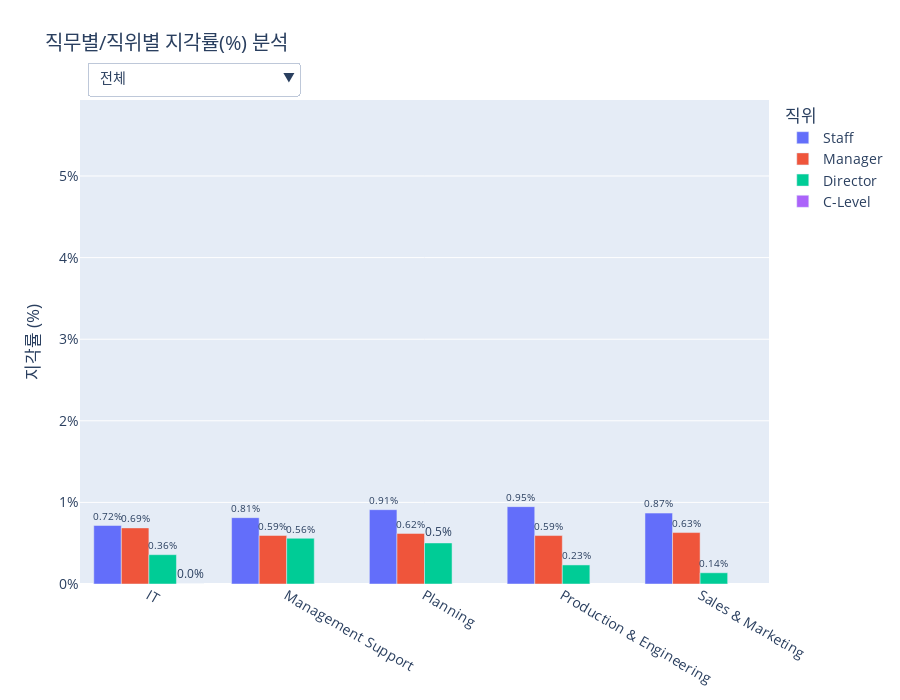

Here is the notebook cell this chart was saved with:
### Code cell
import pandas as pd
import numpy as np
import plotly.graph_objects as go
import plotly.io as pio
import plotly.express as px
import datetime

# --- 1. 데이터 임포트 ---
from services.tables.Time_Attendance.detailed_working_info_table import detailed_work_info_df
from services.tables.Time_Attendance.working_info_table import work_info_df
from services.tables.HR_Core.department_info_table import department_info_df
from services.tables.HR_Core.position_info_table import position_info_df
from services.tables.HR_Core.position_table import position_df, position_order
from services.tables.HR_Core.job_info_table import job_info_df
from services.tables.HR_Core.job_table import job_df, job_df_indexed, parent_map_job, job_l1_order, job_l2_order
from services.tables.HR_Core.department_table import dept_level_map, parent_map_dept, dept_name_map
from services.helpers.utils import get_level1_ancestor, get_level2_ancestor, find_parents

def create_figure():
    """
    제안 14-2: 직무별/직위별 지각률(%) 분석 그래프를 생성합니다.
    """
    # --- 2. 데이터 준비 및 가공 ---
    work_records = detailed_work_info_df.copy()
    work_records = work_records[~work_records['WORK_ETC'].isin(['휴가', '주말 휴무', '비번', '휴무'])]
    work_records = work_records[work_records['DATE_START_TIME'] != '-']
    normal_work_emp_ids = work_info_df[work_info_df['WORK_SYS_ID'] == 'WS001']['EMP_ID'].unique()
    work_records = work_records[work_records['EMP_ID'].isin(normal_work_emp_ids)].copy()
    work_records['DATE'] = pd.to_datetime(work_records['DATE'])
    
    pos_info_sorted = position_info_df.sort_values(['GRADE_START_DATE', 'EMP_ID'])
    job_info_sorted = job_info_df.sort_values(['JOB_APP_START_DATE', 'EMP_ID'])
    # --- 수정된 부분 1: Office 정보를 가져오기 위해 dept_info_sorted 추가 ---
    dept_info_sorted = department_info_df.sort_values(['DEP_APP_START_DATE', 'EMP_ID'])
    analysis_df = work_records.sort_values(['DATE', 'EMP_ID'])
    
    analysis_df = pd.merge_asof(analysis_df, pos_info_sorted[['EMP_ID', 'GRADE_START_DATE', 'POSITION_ID']],left_on='DATE', right_on='GRADE_START_DATE', by='EMP_ID', direction='backward')
    analysis_df = pd.merge_asof(analysis_df, job_info_sorted[['EMP_ID', 'JOB_APP_START_DATE', 'JOB_ID']],left_on='DATE', right_on='JOB_APP_START_DATE', by='EMP_ID', direction='backward')
    analysis_df = pd.merge_asof(analysis_df, dept_info_sorted[['EMP_ID', 'DEP_APP_START_DATE', 'DEP_ID']],left_on='DATE', right_on='DEP_APP_START_DATE', by='EMP_ID', direction='backward')
    
    analysis_df = pd.merge(analysis_df, position_df[['POSITION_ID', 'POSITION_NAME']].drop_duplicates(), on='POSITION_ID', how='left')
    job_name_map = job_df.set_index('JOB_ID')['JOB_NAME'].to_dict()
    analysis_df['JOB_L1_NAME'] = analysis_df['JOB_ID'].apply(lambda x: job_name_map.get(get_level1_ancestor(x, job_df_indexed, parent_map_job)))
    analysis_df['JOB_L2_NAME'] = analysis_df['JOB_ID'].apply(lambda x: job_name_map.get(get_level2_ancestor(x, job_df_indexed, parent_map_job)))
    
    # Office 이름 정보 추가
    parent_info = analysis_df['DEP_ID'].apply(lambda x: find_parents(x, dept_level_map, parent_map_dept, dept_name_map))
    analysis_df = pd.concat([analysis_df, parent_info], axis=1)
    # --- 수정 완료 ---
    
    analysis_df = analysis_df.dropna(subset=['JOB_L1_NAME', 'JOB_L2_NAME', 'POSITION_NAME', 'OFFICE_NAME'])
    
    # --- 수정된 부분 2: Global Sales Office 특별 지각 기준 적용 ---
    analysis_df['START_TIME_OBJ'] = pd.to_datetime(analysis_df['DATE_START_TIME'], format='%H:%M', errors='coerce').dt.time
    gso_mask = analysis_df['OFFICE_NAME'] == 'Global Sales Office'
    analysis_df.loc[gso_mask, 'IS_LATE'] = analysis_df.loc[gso_mask, 'START_TIME_OBJ'] > datetime.time(11, 0)
    analysis_df.loc[~gso_mask, 'IS_LATE'] = analysis_df.loc[~gso_mask, 'START_TIME_OBJ'] > datetime.time(10, 0)
    # --- 수정 완료 ---
    
    total_days = analysis_df.groupby(['JOB_L1_NAME', 'JOB_L2_NAME', 'POSITION_NAME'], observed=False).size().reset_index(name='TOTAL_DAYS')
    late_days = analysis_df[analysis_df['IS_LATE']].groupby(['JOB_L1_NAME', 'JOB_L2_NAME', 'POSITION_NAME'], observed=False).size().reset_index(name='LATE_DAYS')
    lateness_df = pd.merge(total_days, late_days, on=['JOB_L1_NAME', 'JOB_L2_NAME', 'POSITION_NAME'], how='left').fillna(0)
    lateness_df['LATENESS_RATE'] = (lateness_df['LATE_DAYS'] / lateness_df['TOTAL_DAYS']) * 100
    
    job_l1_lateness_df = lateness_df.groupby(['JOB_L1_NAME', 'POSITION_NAME'], observed=False).agg(TOTAL_DAYS=('TOTAL_DAYS', 'sum'), LATE_DAYS=('LATE_DAYS', 'sum')).reset_index()
    job_l1_lateness_df['LATENESS_RATE'] = (job_l1_lateness_df['LATE_DAYS'] / job_l1_lateness_df['TOTAL_DAYS']) * 100

    # --- 3. Plotly 인터랙티브 그래프 생성 (이하 시각화 코드는 이전과 동일) ---
    y_max = pd.concat([job_l1_lateness_df['LATENESS_RATE'], lateness_df['LATENESS_RATE']]).max()
    fixed_y_range = [0, y_max * 1.2] if y_max > 0 else [0, 10]
    fig = go.Figure()
    position_order = ['Staff', 'Manager', 'Director', 'C-Level']
    colors = px.colors.qualitative.Plotly
    for i, pos_name in enumerate(position_order):
        df_filtered = job_l1_lateness_df[job_l1_lateness_df['POSITION_NAME'] == pos_name]
        fig.add_trace(go.Bar(x=df_filtered['JOB_L1_NAME'], y=df_filtered['LATENESS_RATE'], name=pos_name, marker_color=colors[i],
                             text=df_filtered['LATENESS_RATE'].round(2).astype(str) + '%', textposition='outside'))
    job_l2_traces_map = {}
    trace_idx_counter = len(fig.data)
    for job_l1_name in job_l1_order:
        job_l1_df = lateness_df[lateness_df['JOB_L1_NAME'] == job_l1_name]
        job_l2_traces_map[job_l1_name] = []
        for j, pos_name in enumerate(position_order):
            df_filtered = job_l1_df[job_l1_df['POSITION_NAME'] == pos_name]
            fig.add_trace(go.Bar(x=df_filtered['JOB_L2_NAME'], y=df_filtered['LATENESS_RATE'], name=pos_name, visible=False, marker_color=colors[j],
                                 text=df_filtered['LATENESS_RATE'].round(2).astype(str) + '%', textposition='outside'))
            job_l2_traces_map[job_l1_name].append(trace_idx_counter)
            trace_idx_counter += 1
    buttons = []
    buttons.append(dict(label='전체', method='update', args=[
        {'visible': [True]*len(position_order) + [False]*(len(fig.data)-len(position_order))},
        {'title': '전체 직무별 지각률(%) 분석', 'xaxis.title': 'Job Level 1'}
    ]))
    for job_l1_name in job_l1_order:
        visibility_mask = [False] * len(fig.data)
        for trace_idx in job_l2_traces_map.get(job_l1_name, []):
            visibility_mask[trace_idx] = True
        buttons.append(dict(label=f'{job_l1_name}', method='update', args=[
            {'visible': visibility_mask},
            {'title': f'{job_l1_name} 내 직무별 지각률(%) 분석', 'xaxis.title': 'Job Level 2'}
        ]))
    fig.update_layout(
        updatemenus=[dict(active=0, buttons=buttons, direction="down", pad={"r": 10, "t": 10}, showactive=True, x=0.01, xanchor="left", y=1.1, yanchor="top")],
        title_text='직무별/직위별 지각률(%) 분석',
        yaxis_title='지각률 (%)',
        font_size=14, height=700,
        barmode='group',
        legend_title_text='직위',
        annotations=[dict(text="직무 선택:", showarrow=False, x=0, y=1.08, yref="paper", align="left")],
        yaxis=dict(ticksuffix="%", range=fixed_y_range)
    )
    
    return fig

# 이 파일을 직접 실행할 경우 그래프를 생성하여 보여줍니다.
pio.renderers.default = 'vscode'
fig = create_figure()
fig.show()

### Figure 1 — Plotly figure (JSON) as saved in the notebook; plotly's stock layout.template omitted (floating-point values rounded to 4 significant figures)
{"data": [{"marker": {"color": "#636EFA"}, "name": "Staff", "text": ["0.72%", "0.81%", "0.91%", "0.95%", "0.87%"], "textposition": "outside", "type": "bar", "x": ["IT", "Management Support", "Planning", "Production & Engineering", "Sales & Marketing"], "y": [0.7172, 0.8131, 0.9108, 0.9482, 0.869]}, {"marker": {"color": "#EF553B"}, "name": "Manager", "text": ["0.69%", "0.59%", "0.62%", "0.59%", "0.63%"], "textposition": "outside", "type": "bar", "x": ["IT", "Management Support", "Planning", "Production & Engineering", "Sales & Marketing"], "y": [0.6876, 0.595, 0.6201, 0.5936, 0.6302]}, {"marker": {"color": "#00CC96"}, "name": "Director", "text": ["0.36%", "0.56%", "0.5%", "0.23%", "0.14%"], "textposition": "outside", "type": "bar", "x": ["IT", "Management Support", "Planning", "Production & Engineering", "Sales & Marketing"], "y": [0.3594, 0.5604, 0.5032, 0.2336, 0.1376]}, {"marker": {"color": "#AB63FA"}, "name": "C-Level", "text": ["0.0%"], "textposition": "outside", "type": "bar", "x": ["IT"], "y": [0.0]}, {"marker": {"color": "#636EFA"}, "name": "Staff", "text": ["0.76%", "4.94%", "0.19%"], "textposition": "outside", "type": "bar", "visible": false, "x": ["Data Scientist", "Infrastructure", "SW Developer"], "y": [0.7557, 4.943, 0.1914]}, {"marker": {"color": "#EF553B"}, "name": "Manager", "text": ["0.71%", "0.8%", "0.11%"], "textposition": "outside", "type": "bar", "visible": false, "x": ["Data Scientist", "Infrastructure", "SW Developer"], "y": [0.707, 0.8019, 0.1068]}, {"marker": {"color": "#00CC96"}, "name": "Director", "text": ["0.4%", "0.0%", "0.0%"], "textposition": "outside", "type": "bar", "visible": false, "x": ["Data Scientist", "Infrastructure", "SW Developer"], "y": [0.3984, 0.0, 0.0]}, {"marker": {"color": "#AB63FA"}, "name": "C-Level", "text": ["0.0%"], "textposition": "outside", "type": "bar", "visible": false, "x": ["Data Scientist"], "y": [0.0]}, {"marker": {"color": "#636EFA"}, "name": "Staff", "text": ["0.94%", "0.49%"], "textposition": "outside", "type": "bar", "visible": false, "x": ["Finance", "HR"], "y": [0.9422, 0.4931]}, {"marker": {"color": "#EF553B"}, "name": "Manager", "text": ["0.67%", "0.4%"], "textposition": "outside", "type": "bar", "visible": false, "x": ["Finance", "HR"], "y": [0.6656, 0.3985]}, {"marker": {"color": "#00CC96"}, "name": "Director", "text": ["1.14%", "0.0%"], "textposition": "outside", "type": "bar", "visible": false, "x": ["Finance", "HR"], "y": [1.136, 0.0]}, {"marker": {"color": "#AB63FA"}, "name": "C-Level", "text": [], "textposition": "outside", "type": "bar", "visible": false, "x": [], "y": []}, {"marker": {"color": "#636EFA"}, "name": "Staff", "text": ["0.91%"], "textposition": "outside", "type": "bar", "visible": false, "x": ["Business Planning"], "y": [0.9108]}, {"marker": {"color": "#EF553B"}, "name": "Manager", "text": ["0.62%"], "textposition": "outside", "type": "bar", "visible": false, "x": ["Business Planning"], "y": [0.6201]}, {"marker": {"color": "#00CC96"}, "name": "Director", "text": ["0.5%"], "textposition": "outside", "type": "bar", "visible": false, "x": ["Business Planning"], "y": [0.5032]}, {"marker": {"color": "#AB63FA"}, "name": "C-Level", "text": [], "textposition": "outside", "type": "bar", "visible": false, "x": [], "y": []}, {"marker": {"color": "#636EFA"}, "name": "Staff", "text": ["1.05%", "0.68%"], "textposition": "outside", "type": "bar", "visible": false, "x": ["Engineering", "Production Management"], "y": [1.053, 0.679]}, {"marker": {"color": "#EF553B"}, "name": "Manager", "text": ["0.62%", "0.47%"], "textposition": "outside", "type": "bar", "visible": false, "x": ["Engineering", "Production Management"], "y": [0.6152, 0.473]}, {"marker": {"color": "#00CC96"}, "name": "Director", "text": ["0.24%", "0.0%"], "textposition": "outside", "type": "bar", "visible": false, "x": ["Engineering", "Production Management"], "y": [0.24, 0.0]}, {"marker": {"color": "#AB63FA"}, "name": "C-Level", "text": [], "textposition": "outside", "type": "bar", "visible": false, "x": [], "y": []}, {"marker": {"color": "#636EFA"}, "name": "Staff", "text": ["0.8%", "0.9%"], "textposition": "outside", "type": "bar", "visible": false, "x": ["Marketing", "Sales"], "y": [0.7969, 0.8992]}, {"marker": {"color": "#EF553B"}, "name": "Manager", "text": ["0.75%", "0.57%"], "textposition": "outside", "type": "bar", "visible": false, "x": ["Marketing", "Sales"], "y": [0.7544, 0.5715]}, {"marker": {"color": "#00CC96"}, "name": "Director", "text": ["0.37%", "0.08%"], "textposition": "outside", "type": "bar", "visible": false, "x": ["Marketing", "Sales"], "y": [0.3712, 0.08449]}, {"marker": {"color": "#AB63FA"}, "name": "C-Level", "text": [], "textposition": "outside", "type": "bar", "visible": false, "x": [], "y": []}], "layout": {"annotations": [{"align": "left", "showarrow": false, "text": "직무 선택:", "x": 0, "y": 1.08, "yref": "paper"}], "barmode": "group", "font": {"size": 14}, "height": 700, "legend": {"title": {"text": "직위"}}, "title": {"text": "직무별/직위별 지각률(%) 분석"}, "updatemenus": [{"active": 0, "buttons": [{"args": [{"visible": [true, true, true, true, false, false, false, false, false, false, false, false, false, false, false, false, false, false, false, false, false, false, false, false]}, {"title": "전체 직무별 지각률(%) 분석", "xaxis.title": "Job Level 1"}], "label": "전체", "method": "update"}, {"args": [{"visible": [false, false, false, false, true, true, true, true, false, false, false, false, false, false, false, false, false, false, false, false, false, false, false, false]}, {"title": "IT 내 직무별 지각률(%) 분석", "xaxis.title": "Job Level 2"}], "label": "IT", "method": "update"}, {"args": [{"visible": [false, false, false, false, false, false, false, false, true, true, true, true, false, false, false, false, false, false, false, false, false, false, false, false]}, {"title": "Management Support 내 직무별 지각률(%) 분석", "xaxis.title": "Job Level 2"}], "label": "Management Support", "method": "update"}, {"args": [{"visible": [false, false, false, false, false, false, false, false, false, false, false, false, true, true, true, true, false, false, false, false, false, false, false, false]}, {"title": "Planning 내 직무별 지각률(%) 분석", "xaxis.title": "Job Level 2"}], "label": "Planning", "method": "update"}, {"args": [{"visible": [false, false, false, false, false, false, false, false, false, false, false, false, false, false, false, false, true, true, true, true, false, false, false, false]}, {"title": "Production & Engineering 내 직무별 지각률(%) 분석", "xaxis.title": "Job Level 2"}], "label": "Production & Engineering", "method": "update"}, {"args": [{"visible": [false, false, false, false, false, false, false, false, false, false, false, false, false, false, false, false, false, false, false, false, true, true, true, true]}, {"title": "Sales & Marketing 내 직무별 지각률(%) 분석", "xaxis.title": "Job Level 2"}], "label": "Sales & Marketing", "method": "update"}], "direction": "down", "pad": {"r": 10, "t": 10}, "showactive": true, "x": 0.01, "xanchor": "left", "y": 1.1, "yanchor": "top"}], "yaxis": {"range": [0, 5.932], "ticksuffix": "%", "title": {"text": "지각률 (%)"}}}}
